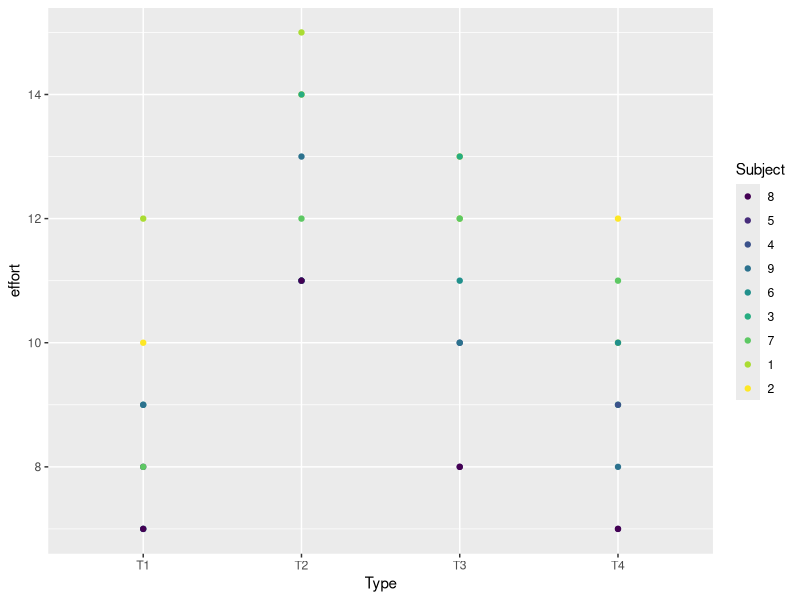

Write R code to recreate this figure.
## ---- chunk 1
knitr::opts_chunk$set(echo = TRUE)
## ---- chunk 2
library(nlme)
library(ggplot2)
ergoStool
## ---- chunk 3

qplot(Type, effort, data = ergoStool, colour = Subject)

## ---- chunk 4
options(contrasts = rep ("contr.treatment", 2))
fit <- lm(effort ~ . , data = ergoStool)
summary(fit)
confint(fit)

## ---- chunk 5
lmeFit <- lme(effort ~ factor(Type), random = ~ 1  | Subject, data = ergoStool)
summary(lmeFit)


## ---- chunk 6

lmeFit.e <- lme(effort ~ 1,  random = ~ 1 | factor(Subject) ,data = ergoStool)
summary(lmeFit.e)
anova(lmeFit, lmeFit.e)

lmeFit <- lme(effort ~ factor(Type), random = ~ 1  | Subject, data = ergoStool, method = "ML")
lmeFit.e <- lme(effort ~ 1,  random = ~ 1 | factor(Subject) ,data = ergoStool, method = "ML")
anova(lmeFit, lmeFit.e)


## ---- chunk 7
intervals(lmeFit)



